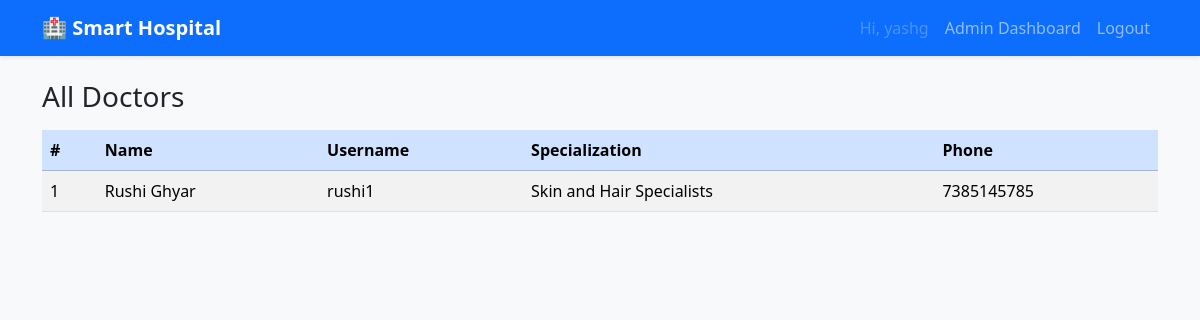
Page /accounts/dashboard/admin/doctors/ (signed in) on the committed database.
### doctors/models.py (models this page shows, shortened)
class Doctor(models.Model):
    user = models.OneToOneField(
        User,
        on_delete=models.CASCADE,
        related_name="doctor",
    )
    specialization = models.CharField(max_length=100)
    phone = models.CharField(max_length=20, blank=True)
    experience_years = models.PositiveIntegerField(default=0)
    room_no = models.CharField(max_length=20, blank=True)

### accounts/views.py (the view)
# urls.py: path("dashboard/admin/doctors/", views.admin_doctor_list, name="admin_doctors"),
@login_required
def admin_doctor_list(request):
    if not request.user.is_superuser:
        return redirect("home")
    doctors = Doctor.objects.select_related("user").all()
    return render(request, "accounts/manage_doctors.html", {"doctors": doctors})

### accounts/templates/accounts/manage_doctors.html (shortened to what this page needs)
{% extends "base.html" %}
{% block content %}
<h3 class="mb-3">All Doctors</h3>
<table class="table table-striped table-hover">
    <thead class="table-primary">
        <tr>
            <th>#</th>
            <th>Name</th>
            <th>Username</th>
            <th>Specialization</th>
            <th>Phone</th>
        </tr>
    </thead>
    <tbody>
        {% for d in doctors %}
            <tr>
                <td>{{ forloop.counter }}</td>
                <td>{{ d.user.first_name }}</td>
                <td>{{ d.user.username }}</td>
                <td>{{ d.specialization }}</td>
                <td>{{ d.phone }}</td>
            </tr>
        {% empty %}
            <tr>
                <td colspan="5" class="text-center text-muted">No doctors found.</td>
            </tr>
        {% endfor %}
    </tbody>
</table>
{% endblock %}

### hospital_project/templates/base.html (shortened to what this page needs)
<!DOCTYPE html>
<html lang="en">
<head>
    <link href="https://cdn.jsdelivr.net/npm/bootstrap@5.3.3/dist/css/bootstrap.min.css" rel="stylesheet">
    <link rel="stylesheet" href="/static/css/style.css">
</head>
<body class="bg-light">
<nav class="navbar navbar-expand-lg navbar-dark bg-primary shadow-sm">
    <div class="container">
        <a class="navbar-brand fw-bold" href="{% url 'home' %}">🏥 Smart Hospital</a>
        <div class="collapse navbar-collapse" id="navbarSupportedContent">
            <ul class="navbar-nav ms-auto mb-2 mb-lg-0">
                {% if user.is_authenticated %}
                    <li class="nav-item">
                        <span class="nav-link disabled">Hi, {{ user.username }}</span>
                    </li>
                    {% if user.is_superuser %}
                        <li class="nav-item">
                            <a class="nav-link" href="{% url 'admin_dashboard' %}">Admin Dashboard</a>
                        </li>
                    {% endif %}
                    <li class="nav-item">
                        <a class="nav-link" href="{% url 'logout' %}">Logout</a>
                    </li>
                {% endif %}
            </ul>
        </div>
    </div>
</nav>
<div class="container py-4">
    {% block content %}{% endblock %}
</div>
</body>
</html>

### static/css/style.css (style rules this page uses)
body { font-family: system-ui, -apple-system, BlinkMacSystemFont, "Segoe UI", sans-serif; }
.navbar-brand { font-size: 1.25rem; }

### rows in the picture
Doctor: user.first_name "Rushi Ghyar", user.username "rushi1", specialization "Skin and Hair Specialists", phone "7385145785"

### other values in the picture
{{ user.username }} "yashg"
